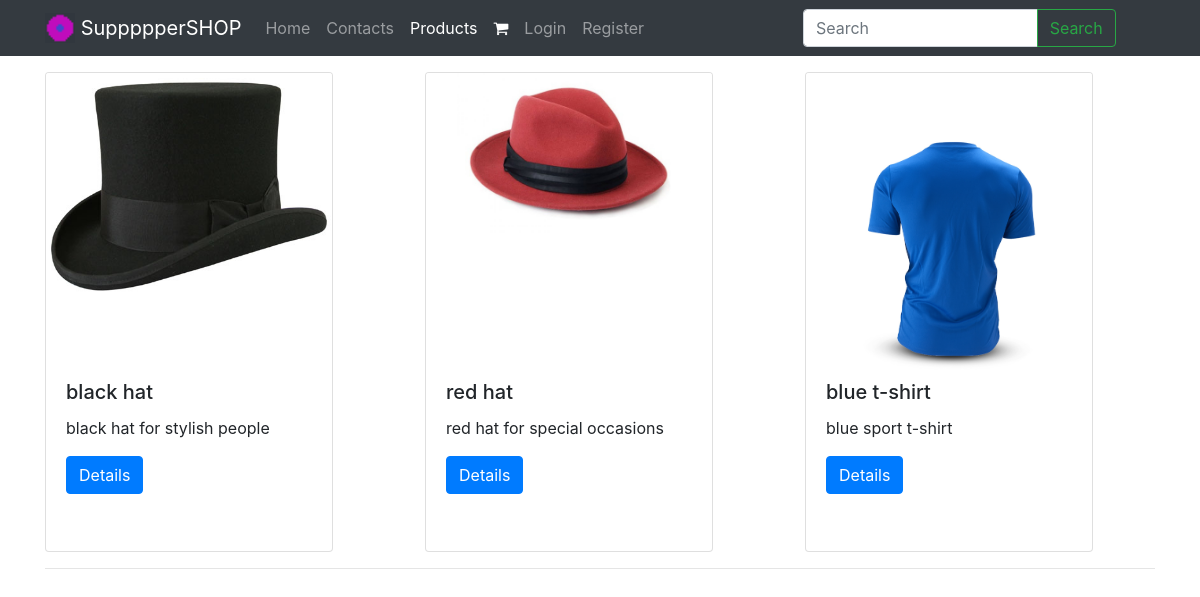
Screenshot of /products/ with the database file from the repository.
### shop/models.py (models this page shows, shortened)
class Product(models.Model):
    title = models.CharField(max_length=120)
    slug = models.SlugField(blank=True, null=True, unique=True)
    description = models.TextField()
    price = models.DecimalField(decimal_places=2, max_digits=5)
    image = models.ImageField(upload_to=upload_image_path, blank=True, null=True)
    featured = models.BooleanField(default=False)
    timestamp = models.DateTimeField(auto_now_add=True)
    active = models.BooleanField(default=True)
    objects = ProductManager()

### shop/views.py (the view)
# urls.py: path('', views.ProductListView.as_view(), name='list'),
class ProductListView(ListView):
    queryset = Product.objects.all()
    template_name = 'shop/product_list.html'

### shop/templates/shop/product_list.html
{% extends 'shop/base.html' %}
{% block content %}
    <div class="row">
        {% for object in object_list %}
            <div class="col">
                {% include 'shop/snippets/card.html' %}
                {% if forloop.counter|divisibleby:3 %}
                    </div></div>
                    <div class="row">
                        <div class="col-12">
                            <hr>
                        </div>
                        {% else %}
                    </div>
                {% endif %}
        {% endfor %}
{% endblock %}

### shop/templates/shop/snippets/card.html
<div class="card" style="width: 18rem; height: 30rem ">
    {% if object.image %}
        <a href="{% url 'products:detail' slug=object.slug%}" style="height:60%;">
            <img class="card-img-top" src="{{ object.image.url }}" alt="Card image cap" >
        </a>
    {% endif %}
  <div class="card-body">
    <h5 class="card-title">{{ object.title }}</h5>
    <p class="card-text">{{ object.description|truncatewords:12}}</p>
    <a href="{% url 'products:detail' slug=object.slug %}" class="btn btn-primary">Details</a>
  </div>
</div>

### rows the page displays
Product: image (picture), title "black hat", description "black hat for stylish people"
Product: image (picture), title "red hat", description "red hat for special occasions"
Product: image (picture), title "blue t-shirt", description "blue sport t-shirt"
